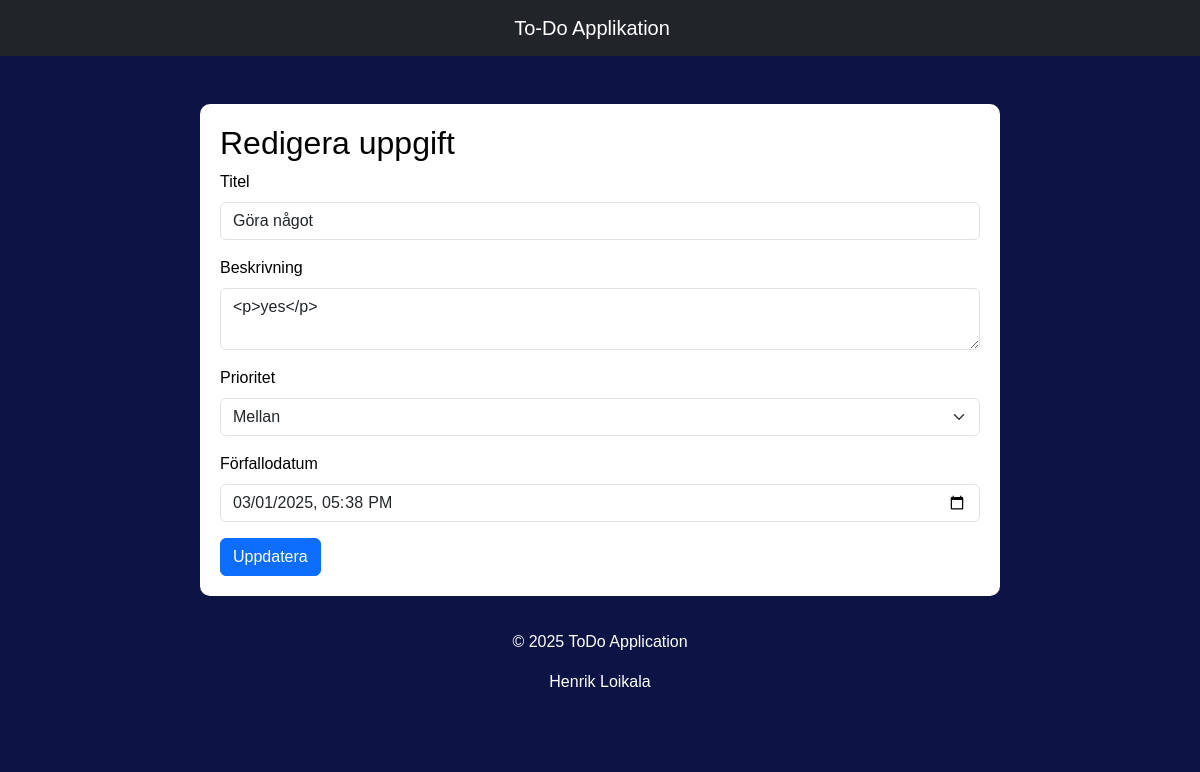
The app's page /edit.php?id=4 with its own data.
### tables this page shows
CREATE TABLE `todos` (
  `id` int(11) NOT NULL,
  `title` varchar(255) NOT NULL,
  `description` text DEFAULT NULL,
  `priority` enum('Low','Medium','High') NOT NULL,
  `is_completed` tinyint(1) DEFAULT 0,
  `created_at` timestamp NOT NULL DEFAULT current_timestamp(),
  `completed_at` timestamp NULL DEFAULT NULL,
  `due_date` timestamp NULL DEFAULT NULL
);

### edit.php (the view, shortened to what this page needs)
<?php
include 'ConnectorDB.php';
include 'header.php';
$id = $_GET['id'];
$stmt = $pdo->prepare('SELECT * FROM todos WHERE id = ?');
$stmt->execute([$id]);
$task = $stmt->fetch();
?>
<div class="container mt-5">
    <h2>Redigera uppgift</h2>
    <form method="post">
        <div class="mb-3">
            <label for="title" class="form-label">Titel</label>
            <input type="text" class="form-control" id="title" name="title" value="<?php echo htmlspecialchars($task['title']); ?>" required>
        </div>
        <div class="mb-3">
            <label for="description" class="form-label">Beskrivning</label>
            <textarea class="form-control" id="description" name="description"><?php echo htmlspecialchars($task['description']); ?></textarea>
        </div>
        <div class="mb-3">
            <label for="priority" class="form-label">Prioritet</label>
            <select class="form-select" id="priority" name="priority" required>
                <option value="Medium" <?php echo $task['priority'] == 'Medium' ? 'selected' : ''; ?>>Mellan</option>
            </select>
        </div>
        <div class="mb-3">
            <label for="due_date" class="form-label">Förfallodatum</label>
            <input type="datetime-local" class="form-control" id="due_date" name="due_date" value="<?php echo $task['due_date'] ? date('Y-m-d\TH:i', strtotime($task['due_date'])) : ''; ?>">
        </div>
        <button type="submit" class="btn btn-primary">Uppdatera</button>
    </form>
</div>
<?php include 'footer.php'; ?>

### TodoStyle.css (style rules this page uses)
body { font-family: Arial, sans-serif; background-color: #0c1445; color: white; margin: 0; padding: 0; }
.container { max-width: 800px; margin: 0 auto; background-color: white; color: black; padding: 20px; border-radius: 10px; }

### records on screen
todos: title "Göra något", description "<p>yes</p>", priority "Mellan", due_date "03/01/2025 17:38"
